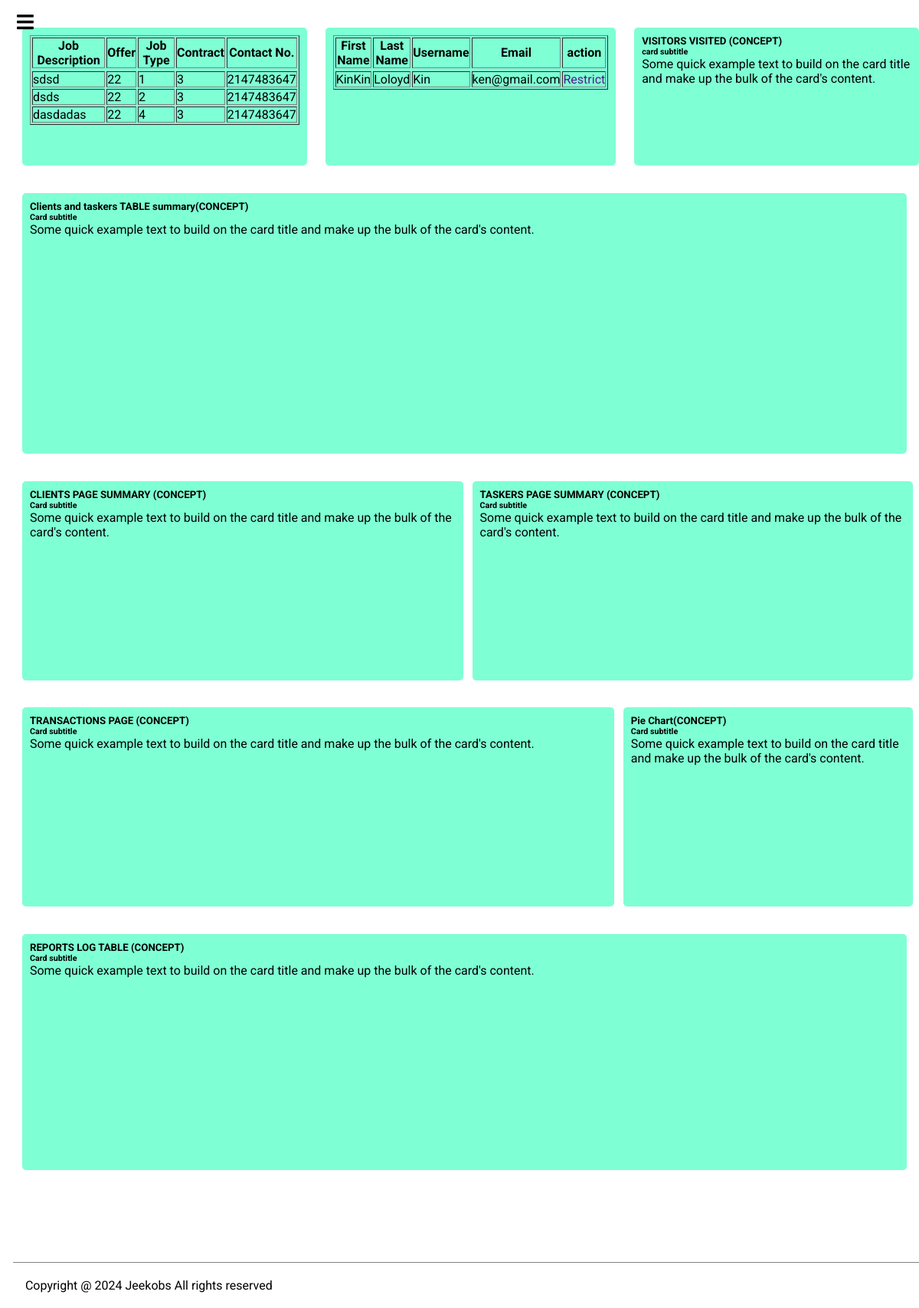
/ADMIN/dashboard.php, run on the app's committed database.
### tables this page shows
CREATE TABLE `jobs` (
  `id` int(11) NOT NULL,
  `jobDesc` varchar(300) NOT NULL,
  `offer` varchar(50) NOT NULL,
  `Contract` varchar(50) NOT NULL,
  `contactNo` int(11) NOT NULL,
  `image` varchar(50) NOT NULL,
  `jobTypeId` int(11) NOT NULL
);

CREATE TABLE `accounts` (
  `id` int(11) NOT NULL,
  `firstname` varchar(255) NOT NULL,
  `lastname` varchar(255) NOT NULL,
  `username` varchar(255) NOT NULL,
  `email` varchar(255) NOT NULL,
  `password` varchar(255) NOT NULL
);

### USER/fetchJobs.php (called while the page is built)
<?php
require_once 'Employer.class.php';
require_once '../Php/registerLog.class.php';
function fetchRecords($jobDesc = '', $offer = '', $jobType = '', $Contract = '', $contactNo = []) {
    $db_con = (new DBConnection())->connect();
    $sql = "SELECT * FROM jobs WHERE 1=1";
    $statement = $db_con->prepare($sql);
    $statement->execute();
    $result = $statement->get_result();
    return $result->fetch_all(MYSQLI_ASSOC);
}
$jobs = fetchRecords($jobDesc,$offer,$jobType,$Contract,$contactNo);
$accounts = fetchAccontRecords($lastName,$firstName,$username,$email,$password);
function fetchAccontRecords($lastname = '', $frstname = '', $username = '', $email =  '', $password = []){
    $db_con = (new DBConnection())->connect();
    $sql  = "SELECT * FROM accounts WHERE 1=1";
    $statement = $db_con->prepare($sql);
    $statement->execute();
    $result = $statement->get_result();
    return $result->fetch_all(MYSQLI_ASSOC);
}
?>

### ADMIN/dashboard.php (the view, shortened to what this page needs)
<?PHP
require_once '../USER/fetchJobs.php';
?>
<!DOCTYPE html>
<html lang="en">
<head>
    <link href="https://cdn.jsdelivr.net/npm/bootstrap-icons/font/bootstrap-icons.css" rel="stylesheet">
    <link rel="stylesheet" href="https://cdnjs.cloudflare.com/ajax/libs/font-awesome/5.15.3/css/all.min.css"/>
    <link rel="stylesheet" href="css/dashboard.css">
</head>
<body>
    <label for="check">
      <i class="fas fa-bars" id="btn"></i>
    </label>
   <section>
    <div class="container">
      <div class="content-wrapper">
        <div class="row">
          <div class="card" id="card1">
            <div class="card-body">
            <?php if (empty($jobs)) : ?>
        <?php else : ?>
                <table class="" border="1">
            <thead>
                <tr>
                    <th>Job Description</th>
                    <th>Offer</th>
                    <th>Job Type</th>
                    <th>Contract</th>
                    <th>Contact No.</th>
                </tr>
            </thead>
            <tbody>
                <tr>
                <?php foreach ($jobs as $jobDetails) : ?>
                        <tr>
                        <td><?php echo htmlspecialchars($jobDetails['jobDesc']); ?></td>
                            <td><?php echo htmlspecialchars($jobDetails['offer']); ?></td>
                            <td><?php echo htmlspecialchars($jobDetails['jobTypeId']); ?></td>
                            <td><?php echo htmlspecialchars($jobDetails['Contract']); ?></td>
                            <td><?php echo htmlspecialchars($jobDetails['contactNo']); ?></td>
                </tr>
                <?php endforeach; ?>
                </tbody>
            </table>
        <?php endif; ?>
            </div>
          </div>
          <div class="card" id="card2">
            <div class="card-body">
            <?php if (empty($accounts)) : ?>
        <?php else : ?>
                <table class="" border="1">
            <thead>
                <tr>
                    <th>First Name</th>
                    <th>Last Name</th>
                    <th>Username</th>
                    <th>Email</th>
                    <th>action</th>
                </tr>
            </thead>
            <tbody>
                <tr>
                <?php foreach ($accounts as $accountDetails) : ?>
                        <tr>
                        <td><?php echo htmlspecialchars($accountDetails['firstname']); ?></td>
                            <td><?php echo htmlspecialchars($accountDetails['lastname']); ?></td>
                            <td><?php echo htmlspecialchars($accountDetails['username']); ?></td>
                            <td><?php echo htmlspecialchars($accountDetails['email']); ?></td>
                            <td>
                              <a href="">Restrict</a>
                            </td>
                </tr>
                <?php endforeach; ?>
                </tbody>
            </table>
        <?php endif; ?>
            </div>
          </div>
          <div class="card" id="card3">
            <div class="card-body">
              <h5 class="card-title">VISITORS VISITED (CONCEPT)</h5>
              <h6 class="card-subtitle mb-2 text-body-secondary">card subtitle</h6>
              <p class="card-text">Some quick example text to build on the card title and make up the bulk of the card's content.</p>
            </div>
          </div>
        </div>
        <div class="row">
          <div class="card" id="card4">
            <div class="card-body">
              <h5 class="card-title">Clients and taskers TABLE summary(CONCEPT)</h5>
              <h6 class="card-subtitle mb-2 text-body-secondary">Card subtitle</h6>
              <p class="card-text">Some quick example text to build on the card title and make up the bulk of the card's content.</p>
            </div>
          </div>
        </div>
        <div class="row">
          <div class="card" id="card5">
            <div class="card-body">
              <h5 class="card-title">CLIENTS PAGE SUMMARY (CONCEPT)</h5>
              <h6 class="card-subtitle mb-2 text-body-secondary">Card subtitle</h6>
              <p class="card-text">Some quick example text to build on the card title and make up the bulk of the card's content.</p>
            </div>
          </div>
          <div class="card" id="card6">
            <div class="card-body">
              <h5 class="card-title">TASKERS PAGE SUMMARY (CONCEPT)</h5>
              <h6 class="card-subtitle mb-2 text-body-secondary">Card subtitle</h6>
              <p class="card-text">Some quick example text to build on the card title and make up the bulk of the card's content.</p>
            </div>
          </div>
        </div>
        <div class="row">
          <div class="card" id="card7">
            <div class="card-body">
              <h5 class="card-title">TRANSACTIONS PAGE (CONCEPT)</h5>
              <h6 class="card-subtitle mb-2 text-body-secondary">Card subtitle</h6>
              <p class="card-text">Some quick example text to build on the card title and make up the bulk of the card's content.</p>
            </div>
          </div>
          <div class="card" id="card8">
            <div class="card-body">
              <h5 class="card-title">Pie Chart(CONCEPT)</h5>
              <h6 class="card-subtitle mb-2 text-body-secondary">Card subtitle</h6>
              <p class="card-text">Some quick example text to build on the card title and make up the bulk of the card's content.</p>
            </div>
          </div>
        </div>
        <div class="row">
          <div class="card" id="card9">
            <div class="card-body">
              <h5 class="card-title">REPORTS LOG TABLE  (CONCEPT)</h5>
              <h6 class="card-subtitle mb-2 text-body-secondary">Card subtitle</h6>
              <p class="card-text">Some quick example text to build on the card title and make up the bulk of the card's content.</p>
            </div>
          </div>
        </div>
        <footer class="footer">
          <p>Copyright @ 2024 Jeekobs All rights reserved</p>
         </footer>
      </div>
    </div>
   </section>
</body>
</html>

### ADMIN/css/dashboard.css (style rules this page uses)
* { padding: 0; margin: 0; list-style: none; text-decoration: none; }
body { font-family: 'Roboto', sans-serif; }
label #btn,label #cancel { position: absolute; border-radius: 3px; cursor: pointer; }
label #btn { left: 10px; top: 10px; font-size: 25px; color: black; padding: 6px 12px; transition: all .5s; }
section { height: 100vh; transition: all .5s; }
section .container { width: 100%; height: 100%; }
.container { display: flex; flex-direction: column; }
.content-wrapper { height: 100vh; margin-left: 5px; }
.row { display: flex; flex-direction: row; margin-top: 3%; }
#card1 { margin-left: 2%; background-color: aquamarine; padding: 10px; border-radius: 5px; width: 35rem; height: 10rem; }
#card2 { margin-left: 2%; background-color: aquamarine; padding: 10px; border-radius: 5px; width: 35rem; height: 10rem; }
#card3 { margin-left: 2%; background-color: aquamarine; padding: 10px; border-radius: 5px; width: 35rem; height: 10rem; }
#card4 { margin-left: 2%; background-color: aquamarine; padding: 10px; border-radius: 5px; width: 95%; height: 20rem; }
#card5 { margin-left: 2%; background-color: aquamarine; padding: 10px; border-radius: 5px; width: 46.5%; height: 15rem; }
#card6 { margin-left: 1%; background-color: aquamarine; padding: 10px; border-radius: 5px; width: 46.5%; height: 15rem; }
#card7 { margin-left: 2%; background-color: aquamarine; padding: 10px; border-radius: 5px; width: 63%; height: 15rem; }
#card8 { margin-left: 1%; background-color: aquamarine; padding: 10px; border-radius: 5px; width: 30%; height: 15rem; }
#card9 { margin-left: 2%; background-color: aquamarine; padding: 10px; border-radius: 5px; width: 95%; height: 18rem; }
footer { border-top: 1px solid gray; margin-left: 1%; margin-top: 10%; height: 20; width: 98%; padding: 20px 1rem; }

### data on the page
jobs: jobDesc "sdsd", offer "22", jobTypeId "1", Contract "3", contactNo "2147483647"
jobs: jobDesc "dsds", offer "22", jobTypeId "2", Contract "3", contactNo "2147483647"
jobs: jobDesc "dasdadas", offer "22", jobTypeId "4", Contract "3", contactNo "2147483647"
accounts: firstname "KinKin", lastname "Loloyd", username "Kin", email "ken@gmail.com"
